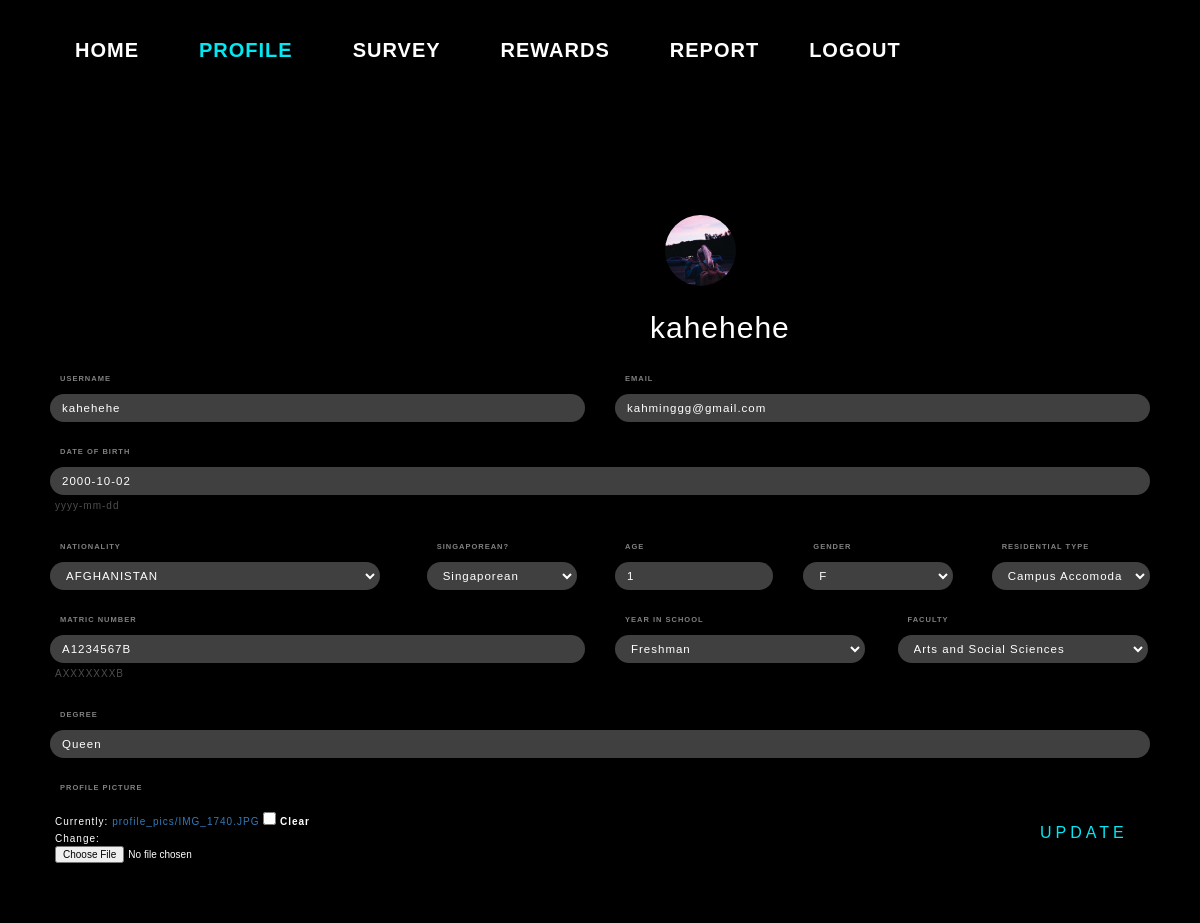
The page /accounts/profile/ (signed in) on the database its author committed.
### accounts/models.py (models this page shows, shortened)
class UserProfileInfo(models.Model):
    user = models.OneToOneField(User, on_delete=models.CASCADE)
    name = models.CharField('Full Name',max_length=200)
    matriculationNumber = models.CharField('Matric Number',
    max_length=10,help_text='AXXXXXXXB')
    age = models.IntegerField()
    dob = models.DateField('Date of Birth', help_text='yyyy-mm-dd')
    genderChoices = [('Female','F'),('Male','M')]
    gender = models.CharField(max_length=10, choices=genderChoices)
    email = models.EmailField(max_length=200, blank=False)
    portfolio_site = models.URLField(blank=True)
    profile_pic = models.ImageField(upload_to='profile_pics', blank=True)
    countryChoices = [
    ('AFGHANISTAN', 'AFGHANISTAN'),
    ('ALBANIA', 'ALBANIA'),
    ('ALGERIA', 'ALGERIA'),
    ('AMERICAN SAMOA', 'AMERICAN SAMOA'),
    ('ANDORRA', 'ANDORRA'),
    ('ANGOLA', 'ANGOLA'),
    ('ANGUILLA', 'ANGUILLA'),
    ('ANTARCTICA', 'ANTARCTICA'),
    ('ANTIGUA AND BARBUDA', 'ANTIGUA AND BARBUDA'),
    ('ARGENTINA', 'ARGENTINA'),
    ('ARMENIA', 'ARMENIA'),
    ('ARUBA', 'ARUBA'),
    ('AUSTRALIA', 'AUSTRALIA'),
    ('AUSTRIA', 'AUSTRIA'),
    ('AZERBAIJAN', 'AZERBAIJAN'),
    ('BAHAMAS', 'BAHAMAS'),
    ('BAHRAIN', 'BAHRAIN'),
    ('BANGLADESH', 'BANGLADESH'),
    ('BARBADOS', 'BARBADOS'),
    ('BELARUS', 'BELARUS'),
    ('BELGIUM', 'BELGIUM'),
    ('BELIZE', 'BELIZE'),
    ('BENIN', 'BENIN'),
    ('BERMUDA', 'BERMUDA'),
    ('BHUTAN', 'BHUTAN'),
    ('BOLIVIA', 'BOLIVIA'),
    ('BOSNIA AND HERZEGOVINA', 'BOSNIA AND HERZEGOVINA'),
    ('BOTSWANA', 'BOTSWANA'),
    ('BOUVET ISLAND', 'BOUVET ISLAND'),
    ('BRAZIL', 'BRAZIL'),
    ('BRITISH INDIAN OCEAN TERRITORY', 'BRITISH INDIAN OCEAN TERRITORY'),
    ('BRUNEI DARUSSALAM', 'BRUNEI DARUSSALAM'),
    ('BULGARIA', 'BULGARIA'),
    ('BURKINA FASO', 'BURKINA FASO'),
    ('BURUNDI', 'BURUNDI'),
    ('CAMBODIA', 'CAMBODIA'),
    ('CAMEROON', 'CAMEROON'),
    ('CANADA', 'CANADA'),
    ('CAPE VERDE', 'CAPE VERDE'),
    ('CAYMAN ISLANDS', 'CAYMAN ISLANDS'),
    ('CENTRAL AFRICAN REPUBLIC', 'CENTRAL AFRICAN REPUBLIC'),
    ('CHAD', 'CHAD'),
    ('CHILE', 'CHILE'),
    ('CHINA', 'CHINA'),
    ('CHRISTMAS ISLAND', 'CHRISTMAS ISLAND'),
    ('COCOS (KEELING) ISLANDS', 'COCOS (KEELING) ISLANDS'),
    ('COLOMBIA', 'COLOMBIA'),
    ('COMOROS', 'COMOROS'),
    ('CONGO', 'CONGO'),
    ('CONGO, THE DEMOCRATIC REPUBLIC OF', 'CONGO, THE DEMOCRATIC REPUBLIC OF'),
    ('COOK ISLANDS', 'COOK ISLANDS'),
    ('COSTA RICA', 'COSTA RICA'),
    ("CÃ”TE D'IVOIRE", "CÃ”TE D'IVOIRE"),
    ('CROATIA', 'CROATIA'),
    ('CUBA', 'CUBA'),
    ('CYPRUS', 'CYPRUS'),
    ('CZECH REPUBLIC', 'CZECH REPUBLIC'),
    ('DENMARK', 'DENMARK'),
    ('DJIBOUTI', 'DJIBOUTI'),
    ('DOMINICA', 'DOMINICA'),
    ('DOMINICAN REPUBLIC', 'DOMINICAN REPUBLIC'),
    ('ECUADOR', 'ECUADOR'),
    ('EGYPT', 'EGYPT'),
    ('EL SALVADOR', 'EL SALVADOR'),
    ('EQUATORIAL GUINEA', 'EQUATORIAL GUINEA'),
    ('ERITREA', 'ERITREA'),
    ('ESTONIA', 'ESTONIA'),
    ('ETHIOPIA', 'ETHIOPIA'),
    ('FALKLAND ISLANDS (MALVINAS)', 'FALKLAND ISLANDS (MALVINAS)'),
    ('FAROE ISLANDS', 'FAROE ISLANDS'),
    ('FIJI', 'FIJI'),
    ('FINLAND', 'FINLAND'),
    ('FRANCE', 'FRANCE'),
    ('FRENCH GUIANA', 'FRENCH GUIANA'),
    ('FRENCH POLYNESIA', 'FRENCH POLYNESIA'),
    ('FRENCH SOUTHERN TERRITORIES', 'FRENCH SOUTHERN TERRITORIES'),
    ('GABON', 'GABON'),
    ('GAMBIA', 'GAMBIA'),
    ('GEORGIA', 'GEORGIA'),
    ('GERMANY', 'GERMANY'),
    ('GHANA', 'GHANA'),
    ('GIBRALTAR', 'GIBRALTAR'),
    ('GREECE', 'GREECE'),
    ('GREENLAND', 'GREENLAND'),
    ('GRENADA', 'GRENADA'),
    ('GUADELOUPE', 'GUADELOUPE'),
    ('GUAM', 'GUAM'),
    ('GUATEMALA', 'GUATEMALA'),
    ('GN', 'GUINEA'),
    ('GUYANA', 'GUYANA'),
    ('HAITI', 'HAITI'),
    ('HEARD ISLAND AND MCDONALD ISLANDS', 'HEARD ISLAND AND MCDONALD ISLANDS'),
    ('HONDURAS', 'HONDURAS'),
    ('HONG KONG', 'HONG KONG'),
    ('HUNGARY', 'HUNGARY'),
    ('ICELAND', 'ICELAND'),
    ('INDIA', 'INDIA'),
    ('INDONESIA', 'INDONESIA'),
    ('IRAN, ISLAMIC REPUBLIC OF', 'IRAN, ISLAMIC REPUBLIC OF'),
    ('IRAQ', 'IRAQ'),
    ('IRELAND', 'IRELAND'),
    ('ISRAEL', 'ISRAEL'),
    ('ITALY', 'ITALY'),
    ('JAMAICA', 'JAMAICA'),
    ('JAPAN', 'JAPAN'),
    ('JORDAN', 'JORDAN'),
    ('KAZAKHSTAN', 'KAZAKHSTAN'),
    ('KENYA', 'KENYA'),
    ('KIRIBATI', 'KIRIBATI'),
    ("KOREA, DEMOCRATIC PEOPLE'S REPUBLIC OF", "KOREA, DEMOCRATIC PEOPLE'S REPUBLIC OF"),
    ('KOREA, REPUBLIC OF', 'KOREA, REPUBLIC OF'),
    ('KUWAIT', 'KUWAIT'),
    ('KYRGYZSTAN', 'KYRGYZSTAN'),
    ("LAO PEOPLE'S DEMOCRATIC REPUBLIC", "LAO PEOPLE'S DEMOCRATIC REPUBLIC"),
    ('LATVIA', 'LATVIA'),
    ('LEBANON', 'LEBANON'),
    ('LESOTHO', 'LESOTHO'),
    ('LIBERIA', 'LIBERIA'),
    ('LIBYAN ARAB JAMAHIRIYA', 'LIBYAN ARAB JAMAHIRIYA'),
    ('LIECHTENSTEIN', 'LIECHTENSTEIN'),
    ('LITHUANIA', 'LITHUANIA'),
    ('LUXEMBOURG', 'LUXEMBOURG'),
    ('MACAO', 'MACAO'),
    ('MACEDONIA, THE FORMER YUGOSLAV REPUBLIC OF', 'MACEDONIA, THE FORMER YUGOSLAV REPUBLIC OF'),
    ('MADAGASCAR', 'MADAGASCAR'),
    ('MALAWI', 'MALAWI'),
    ('MALAYSIA', 'MALAYSIA'),
    ('MALDIVES', 'MALDIVES'),
    ('MALI', 'MALI'),
    ('MALTA', 'MALTA'),
    ('MARSHALL ISLANDS', 'MARSHALL ISLANDS'),
    ('MARTINIQUE', 'MARTINIQUE'),
    ('MAURITANIA', 'MAURITANIA'),
    ('MAURITIUS', 'MAURITIUS'),
    ('MAYOTTE', 'MAYOTTE'),
    ('MEXICO', 'MEXICO'),
    ('MICRONESIA, FEDERATED STATES OF', 'MICRONESIA, FEDERATED STATES OF'),
    ('MOLDOVA, REPUBLIC OF', 'MOLDOVA, REPUBLIC OF'),
    ('MONACO', 'MONACO'),
    ('MONGOLIA', 'MONGOLIA'),
    ('MONTSERRAT', 'MONTSERRAT'),
    ('MOROCCO', 'MOROCCO'),
    ('MOZAMBIQUE', 'MOZAMBIQUE'),
    ('MYANMAR', 'MYANMAR'),
    ('NAMIBIA', 'NAMIBIA'),
    ('NAURU', 'NAURU'),
    ('NEPAL', 'NEPAL'),
    ('NETHERLANDS', 'NETHERLANDS'),
    ('NETHERLANDS ANTILLES', 'NETHERLANDS ANTILLES'),
    ('NEW CALEDONIA', 'NEW CALEDONIA'),
    ('NEW ZEALAND', 'NEW ZEALAND'),
    ('NICARAGUA', 'NICARAGUA'),
    ('NIGER', 'NIGER'),
    ('NIGERIA', 'NIGERIA'),
    ('NIUE', 'NIUE'),
    ('NORFOLK ISLAND', 'NORFOLK ISLAND'),
    ('NORTHERN MARIANA ISLANDS', 'NORTHERN MARIANA ISLANDS'),
    ('NORWAY', 'NORWAY'),
    ('OMAN', 'OMAN'),
    ('PAKISTAN', 'PAKISTAN'),
    ('PALAU', 'PALAU'),
    ('PALESTINIAN TERRITORY, OCCUPIED', 'PALESTINIAN TERRITORY, OCCUPIED'),
    ('PANAMA', 'PANAMA'),
    ('PAPUA NEW GUINEA', 'PAPUA NEW GUINEA'),
    ('PARAGUAY', 'PARAGUAY'),
    ('PERU', 'PERU'),
    ('PHILIPPINES', 'PHILIPPINES'),
    ('PITCAIRN', 'PITCAIRN'),
    ('POLAND', 'POLAND'),
    ('PORTUGAL', 'PORTUGAL'),
    ('PUERTO RICO', 'PUERTO RICO'),
    ('QATAR', 'QATAR'),
    ('RÃ‰UNION', 'RÃ‰UNION'),
    ('ROMANIA', 'ROMANIA'),
    ('RUSSIAN FEDERATION', 'RUSSIAN FEDERATION'),
    ('RWANDA', 'RWANDA'),
    ('SAINT HELENA', 'SAINT HELENA'),
    ('SAINT KITTS AND NEVIS', 'SAINT KITTS AND NEVIS'),
    ('SAINT LUCIA', 'SAINT LUCIA'),
    ('SAINT PIERRE AND MIQUELON', 'SAINT PIERRE AND MIQUELON'),
    ('SAINT VINCENT AND THE GRENADINES', 'SAINT VINCENT AND THE GRENADINES'),
    ('SAMOA', 'SAMOA'),
    ('SAN MARINO', 'SAN MARINO'),
    ('SAO TOME AND PRINCIPE', 'SAO TOME AND PRINCIPE'),
    ('SAUDI ARABIA', 'SAUDI ARABIA'),
    ('SENEGAL', 'SENEGAL'),
    ('SERBIA AND MONTENEGRO', 'SERBIA AND MONTENEGRO'),
    ('SEYCHELLES', 'SEYCHELLES'),
    ('SIERRA LEONE', 'SIERRA LEONE'),
    ('SINGAPORE', 'SINGAPORE'),
    ('SLOVAKIA', 'SLOVAKIA'),
    ('SLOVENIA', 'SLOVENIA'),
    ('SOLOMON ISLANDS', 'SOLOMON ISLANDS'),
    ('SOMALIA', 'SOMALIA'),
    ('SOUTH AFRICA', 'SOUTH AFRICA'),
    ('SOUTH GEORGIA AND SOUTH SANDWICH ISLANDS', 'SOUTH GEORGIA AND SOUTH SANDWICH ISLANDS'),
    ('SPAIN', 'SPAIN'),
    ('SRI LANKA', 'SRI LANKA'),
    ('SUDAN', 'SUDAN'),
    ('SURINAME', 'SURINAME'),
    ('SVALBARD AND JAN MAYEN', 'SVALBARD AND JAN MAYEN'),
    ('SWAZILAND', 'SWAZILAND'),
    ('SWEDEN', 'SWEDEN'),
    ('SWITZERLAND', 'SWITZERLAND'),
    ('SYRIAN ARAB REPUBLIC', 'SYRIAN ARAB REPUBLIC'),
    ('TAIWAN, PROVINCE OF CHINA', 'TAIWAN, PROVINCE OF CHINA'),
    ('TAJIKISTAN', 'TAJIKISTAN'),
    ('TANZANIA, UNITED REPUBLIC OF', 'TANZANIA, UNITED REPUBLIC OF'),
    ('THAILAND', 'THAILAND'),
    ('TIMOR', 'TIMOR'),
    ('TOGO', 'TOGO'),
    ('TOKELAU', 'TOKELAU'),
    ('TONGA', 'TONGA'),
    ('TRINIDAD AND TOBAGO', 'TRINIDAD AND TOBAGO'),
    ('TUNISIA', 'TUNISIA'),
    ('TURKEY', 'TURKEY'),
    ('TURKMENISTAN', 'TURKMENISTAN'),
    ('TURKS AND CAICOS ISLANDS', 'TURKS AND CAICOS ISLANDS'),
    ('TUVALU', 'TUVALU'),
    ('UGANDA', 'UGANDA'),
    ('UKRAINE', 'UKRAINE'),
    ('UNITED ARAB EMIRATES', 'UNITED ARAB EMIRATES'),
    ('UNITED KINGDOM', 'UNITED KINGDOM'),
    ('UNITED STATES', 'UNITED STATES'),
    ('UNITED STATES MINOR OUTLYING ISLANDS', 'UNITED STATES MINOR OUTLYING ISLANDS'),
    ('URUGUAY', 'URUGUAY'),
    ('UZBEKISTAN', 'UZBEKISTAN'),
    ('VANUATU', 'VANUATU'),
    ('VIET NAM', 'VIET NAM'),
    ('VIRGIN ISLANDS, BRITISH', 'VIRGIN ISLANDS, BRITISH'),
    ('VIRGIN ISLANDS, U.S.', 'VIRGIN ISLANDS, U.S.'),
    ('WALLIS AND FUTUNA', 'WALLIS AND FUTUNA'),
    ('WESTERN SAHARA', 'WESTERN SAHARA'),
    ('YEMEN', 'YEMEN'),
    ('ZIMBABWE', 'ZIMBABWE')]
    nationality = models.CharField(
    max_length=50, choices=countryChoices, default='SINGAPORE'
    )
    singaporeanChoices=[('Singaporean','Singaporean'),('Non-Singaporean','Non-Singaporean')]
    singaporean=models.CharField(max_length=50, choices=singaporeanChoices, default='Singaporean' )
    facultyChoices = [
    ('Arts and Social Sciences','Arts and Social Sciences'),
    ('Business and Accountancy','Business and Accountancy'),
    ('Computing','Computing'),
    ('Dentistry','Dentistry'),
    ('Design and Environment', 'Design and Environment'),
    ('Engineering','Engineering'),
    ('Law','Law'),
    ('Medicine','Medicine'),
    ('Nursing','Nursing'),
    ('Music','Music'),
    ('Science','Science'),
    ]
    faculty = models.CharField(max_length=50,
    choices=facultyChoices,default='Arts and Social Sciences')
    degree = models.CharField(max_length=50)
    YEAR_IN_SCHOOL_CHOICES = [
        ('FRESHMAN', 'Freshman'),
        ('SOPHOMORE', 'Sophomore'),
        ('JUNIOR', 'Junior'),
        ('SENIOR', 'Senior'),
        ('GRADUATE', 'Graduate'),
    ]
    year_in_school = models.CharField(
        max_length=10,
        choices=YEAR_IN_SCHOOL_CHOICES,
        default='FRESHMAN',
    )
    CurrentResidentialType_choices = [
    ('HDB', 'HDB'),
    ('PE', 'PrivateEstate'),
    ('Condo', 'Condominium'),
    ('Campus', 'Campus Accomodation')]
    currentresidentialtype = models.CharField('Current Residential Type',
    max_length=10, choices=CurrentResidentialType_choices,
    default='HDB')

### accounts/views.py (the view)
# urls.py: url(r'^accounts/profile/',accounts_views.profile_view, name='profile'),
@login_required
def profile_view(request):
    if request.method == 'POST':
        user_form=UserUpdateForm(request.POST, instance=request.user)
        profile_form=ProfileUpdateForm(request.POST,request.FILES, instance=request.user.userprofileinfo)
        if user_form.is_valid and profile_form.is_valid:
            user_form.save()
            profile_form.save()
            messages.success(request, 'Your profile is successfully updated!')
            return redirect('profile')
    else:
        user_form=UserUpdateForm(instance=request.user)
        profile_form=ProfileUpdateForm(instance=request.user.userprofileinfo)
    return render(request, 'accounts/profile.html', {'user_form':user_form, 'profile_form':profile_form})

### accounts/templates/accounts/profile.html (shortened to what this page needs)
{% extends "survey/base.html" %}
{% load static %}
{% block css %}
<link rel="stylesheet" type="text/css" href="{% static 'accounts/profile.css' %}">
{% endblock %}
{% block navbar %}
<div class="nav_box">
<header class="navbarheader">
<div class=nav>
  <ul class=navbarlist>
    <a href="{% url 'survey:dashboard' %}" role="button">Home</a>
    <a href="{% url 'accounts:profile' %}" role="button" class="active">Profile</a>
    <a href="{% url 'survey:survey' %}" role="button">Survey</a>
    <a href="{% url 'survey:shoprewards' %}" role="button">Rewards</a>
    <a href="{% url 'survey:report' %}" role="button">Report</a>
    <a href="{% url 'logout' %}" id="logout">Logout</a>
  </ul>
</div>
</header>
</div>
{% endblock %}
{% block body_block %}
<div class="profile_box">
<div class="uh-image">
    <img class="uh-image-inner" src="{{user.userprofileinfo.profile_pic.url}}">
</div>
<div class="profile_header">
    <h2> {{ user.username }}</h2>
</div>
<div class="container">
    <form enctype="multipart/form-data" method="POST" action="{% url 'accounts:profile' %}" id="profileupdate_form" class="form-login">
        <div class="form-row">
            <div class="form-group col-md-6 mb-0">
                <label for="username" class="login__label"> Username</label>
                {{user_form.username}}
            </div>
            <div class="form-group col-md-6 mb-0">
                <label for="email" class="login__label"> Email </label>
                {{ profile_form.email}}
            </div>
        </div>
        <div class="form-row">
            <div class="form-group col-md-12 mb-0">
                <label for="dob"  class="login__label"> Date of Birth </label>
                {{ profile_form.dob}}
                <div class="help_text">
                {{profile_form.dob.help_text}}
                </div>
            </div>
        </div>
        <div class="form-row">
            <div class="form-group col-md-4 mb-0">
                <label for="nationality" class="login__label"> Nationality </label>
                {{ profile_form.nationality}}
            </div>
            <div class="form-group col-md-2 mb-0">
                <label for="singaporean" class="login__label"> Singaporean? </label>
                {{profile_form.singaporean}}
            </div>
            <div class="form-group col-md-2 mb-0">
                <label for="age" class="login__label"> Age </label>
                {{ profile_form.age}}
            </div>
            <div class="form-group col-md-2 mb-0">
                <label for="gender" class="login__label"> Gender </label>
                {{ profile_form.gender}}
            </div>
            <div class="form-group col-md-2 mb-0">
                <label for="currentresidentialtype" class="login__label"> Residential Type </label>
                {{ profile_form.currentresidentialtype}}
            </div>
        </div>
        <div class="form-row">
            <div class="form-group col-md-6 mb-0">
                <label for="matriculationNumber" class="login__label"> Matric Number </label>
                {{ profile_form.matriculationNumber}}
                <div class="help_text">
                {{profile_form.matriculationNumber.help_text}}
                </div>
            </div>
            <div class="form-group col-md-3 mb-0">
                <label for="year_in_school" class="login__label"> Year in School </label>
                {{ profile_form.year_in_school}}
            </div>
            <div class="form-group col-md-3 mb-0">
                <label for="faculty" class="login__label"> Faculty </label>
                {{ profile_form.faculty}}
            </div>
            <div class="form-group col-md-12 mb-0">
                <label for="degree" class="login__label"> Degree </label>
                {{ profile_form.degree }}
            </div>
        </div>
        <div class="form-row">
            <div class="form-group col-md-12 mb-0">
                <label for="profile_pic" class="login__label" id="pic"> Profile Picture</label>
                <div class="pic_text">
                {{ profile_form.profile_pic}}
                </div>
            </div>
        </div>
        <div class="form-row">
            <div class="form-group col-md-12 mb-0">
                <div class="box">
                    <a href="#" onclick= "document.getElementById('profileupdate_form').submit()" id="update-button">
                        Update
                    </a>
                </div>
            </div>
        </div>
	</form>
</div>
{% endblock %}

### rows shown on the page
UserProfileInfo: email "kahminggg@gmail.com", dob "2000-10-02", nationality "AFGHANISTAN", singaporean "Singaporean", age "1", gender "F", currentresidentialtype "Campus Accomodation", matriculationNumber "A1234567B", year_in_school "Freshman", faculty "Arts and Social Sciences", degree "Queen"

### other values the page prints
{{ user.username }} "kahehehe"
{{ profile_form.dob.help_text }} "yyyy-mm-dd"
{{ profile_form.matriculationNumber.help_text }} "AXXXXXXXB"
